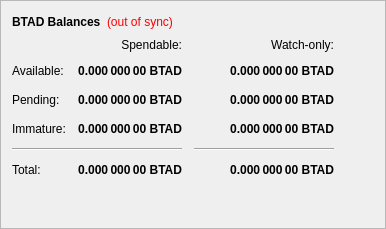
        <widget class="QFrame" name="frame">
         <property name="frameShape">
          <enum>QFrame::StyledPanel</enum>
         </property>
         <property name="frameShadow">
          <enum>QFrame::Raised</enum>
         </property>
         <layout class="QVBoxLayout" name="verticalLayout_4">
          <item>
           <layout class="QHBoxLayout" name="horizontalLayout_4">
            <item>
             <widget class="QLabel" name="label_5">
              <property name="font">
               <font>
                <weight>75</weight>
                <bold>true</bold>
               </font>
              </property>
              <property name="text">
               <string>BTAD Balances</string>
              </property>
             </widget>
            </item>
            <item>
             <widget class="QLabel" name="labelWalletStatus">
              <property name="cursor">
               <cursorShape>WhatsThisCursor</cursorShape>
              </property>
              <property name="toolTip">
               <string>The displayed information may be out of date. Your wallet automatically synchronizes with the BitcoinAdult network after a connection is established, but this process has not completed yet.</string>
              </property>
              <property name="styleSheet">
               <string notr="true">QLabel { color: red; }</string>
              </property>
              <property name="text">
               <string notr="true">(out of sync)</string>
              </property>
              <property name="alignment">
               <set>Qt::AlignLeading|Qt::AlignLeft|Qt::AlignVCenter</set>
              </property>
             </widget>
            </item>
            <item>
             <spacer name="horizontalSpacer_3">
              <property name="orientation">
               <enum>Qt::Horizontal</enum>
              </property>
              <property name="sizeHint" stdset="0">
               <size>
                <width>40</width>
                <height>20</height>
               </size>
              </property>
             </spacer>
            </item>
           </layout>
          </item>
          <item>
           <layout class="QGridLayout" name="gridLayout">
            <property name="spacing">
             <number>12</number>
            </property>
            <item row="2" column="2">
             <widget class="QLabel" name="labelWatchPending">
              <property name="font">
               <font>
                <weight>75</weight>
                <bold>true</bold>
               </font>
              </property>
              <property name="cursor">
               <cursorShape>IBeamCursor</cursorShape>
              </property>
              <property name="toolTip">
               <string>Unconfirmed transactions to watch-only addresses</string>
              </property>
              <property name="text">
               <string notr="true">0.000 000 00 BTAD</string>
              </property>
              <property name="alignment">
               <set>Qt::AlignRight|Qt::AlignTrailing|Qt::AlignVCenter</set>
              </property>
              <property name="textInteractionFlags">
               <set>Qt::LinksAccessibleByMouse|Qt::TextSelectableByKeyboard|Qt::TextSelectableByMouse</set>
              </property>
             </widget>
            </item>
            <item row="2" column="1">
             <widget class="QLabel" name="labelUnconfirmed">
              <property name="font">
               <font>
                <weight>75</weight>
                <bold>true</bold>
               </font>
              </property>
              <property name="cursor">
               <cursorShape>IBeamCursor</cursorShape>
              </property>
              <property name="toolTip">
               <string>Total of transactions that have yet to be confirmed, and do not yet count toward the spendable balance</string>
              </property>
              <property name="text">
               <string notr="true">0.000 000 00 BTAD</string>
              </property>
              <property name="alignment">
               <set>Qt::AlignRight|Qt::AlignTrailing|Qt::AlignVCenter</set>
              </property>
              <property name="textInteractionFlags">
               <set>Qt::LinksAccessibleByMouse|Qt::TextSelectableByKeyboard|Qt::TextSelectableByMouse</set>
              </property>
             </widget>
            </item>
            <item row="3" column="2">
             <widget class="QLabel" name="labelWatchImmature">
              <property name="font">
               <font>
                <weight>75</weight>
                <bold>true</bold>
               </font>
              </property>
              <property name="cursor">
               <cursorShape>IBeamCursor</cursorShape>
              </property>
              <property name="toolTip">
               <string>Staked or masternode rewards in watch-only addresses that has not yet matured</string>
              </property>
              <property name="text">
               <string notr="true">0.000 000 00 BTAD</string>
              </property>
              <property name="alignment">
               <set>Qt::AlignRight|Qt::AlignTrailing|Qt::AlignVCenter</set>
              </property>
              <property name="textInteractionFlags">
               <set>Qt::LinksAccessibleByMouse|Qt::TextSelectableByKeyboard|Qt::TextSelectableByMouse</set>
              </property>
             </widget>
            </item>
            <item row="4" column="0" colspan="2">
             <widget class="Line" name="lineSpendableBalance">
              <property name="orientation">
               <enum>Qt::Horizontal</enum>
              </property>
             </widget>
            </item>
            <item row="4" column="2">
             <widget class="Line" name="lineWatchBalance">
              <property name="sizePolicy">
               <sizepolicy hsizetype="Preferred" vsizetype="Fixed">
                <horstretch>0</horstretch>
                <verstretch>0</verstretch>
               </sizepolicy>
              </property>
              <property name="minimumSize">
               <size>
                <width>140</width>
                <height>0</height>
               </size>
              </property>
              <property name="orientation">
               <enum>Qt::Horizontal</enum>
              </property>
             </widget>
            </item>
            <item row="5" column="0">
             <widget class="QLabel" name="labelTotalText">
              <property name="text">
               <string>Total:</string>
              </property>
             </widget>
            </item>
            <item row="3" column="1">
             <widget class="QLabel" name="labelImmature">
              <property name="font">
               <font>
                <weight>75</weight>
                <bold>true</bold>
               </font>
              </property>
              <property name="cursor">
               <cursorShape>IBeamCursor</cursorShape>
              </property>
              <property name="toolTip">
               <string>Staked or masternode rewards that has not yet matured</string>
              </property>
              <property name="text">
               <string notr="true">0.000 000 00 BTAD</string>
              </property>
              <property name="alignment">
               <set>Qt::AlignRight|Qt::AlignTrailing|Qt::AlignVCenter</set>
              </property>
              <property name="textInteractionFlags">
               <set>Qt::LinksAccessibleByMouse|Qt::TextSelectableByKeyboard|Qt::TextSelectableByMouse</set>
              </property>
             </widget>
            </item>
            <item row="2" column="3">
             <spacer name="horizontalSpacer_2">
              <property name="orientation">
               <enum>Qt::Horizontal</enum>
              </property>
              <property name="sizeHint" stdset="0">
               <size>
                <width>40</width>
                <height>20</height>
               </size>
              </property>
             </spacer>
            </item>
            <item row="3" column="0">
             <widget class="QLabel" name="labelImmatureText">
              <property name="text">
               <string>Immature:</string>
              </property>
             </widget>
            </item>
            <item row="5" column="1">
             <widget class="QLabel" name="labelTotal">
              <property name="font">
               <font>
                <weight>75</weight>
                <bold>true</bold>
               </font>
              </property>
              <property name="cursor">
               <cursorShape>IBeamCursor</cursorShape>
              </property>
              <property name="toolTip">
               <string>Your current total balance</string>
              </property>
              <property name="text">
               <string notr="true">0.000 000 00 BTAD</string>
              </property>
              <property name="alignment">
               <set>Qt::AlignRight|Qt::AlignTrailing|Qt::AlignVCenter</set>
              </property>
              <property name="textInteractionFlags">
               <set>Qt::LinksAccessibleByMouse|Qt::TextSelectableByKeyboard|Qt::TextSelectableByMouse</set>
              </property>
             </widget>
            </item>
            <item row="5" column="2">
             <widget class="QLabel" name="labelWatchTotal">
              <property name="font">
               <font>
                <weight>75</weight>
                <bold>true</bold>
               </font>
              </property>
              <property name="cursor">
               <cursorShape>IBeamCursor</cursorShape>
              </property>
              <property name="toolTip">
               <string>Current total balance in watch-only addresses</string>
              </property>
              <property name="text">
               <string notr="true">0.000 000 00 BTAD</string>
              </property>
              <property name="alignment">
               <set>Qt::AlignRight|Qt::AlignTrailing|Qt::AlignVCenter</set>
              </property>
              <property name="textInteractionFlags">
               <set>Qt::LinksAccessibleByMouse|Qt::TextSelectableByKeyboard|Qt::TextSelectableByMouse</set>
              </property>
             </widget>
            </item>
            <item row="0" column="2">
             <widget class="QLabel" name="labelWatchonly">
              <property name="text">
               <string>Watch-only:</string>
              </property>
              <property name="alignment">
               <set>Qt::AlignRight|Qt::AlignTrailing|Qt::AlignVCenter</set>
              </property>
             </widget>
            </item>
            <item row="1" column="0">
             <widget class="QLabel" name="labelBalanceText">
              <property name="text">
               <string>Available:</string>
              </property>
             </widget>
            </item>
            <item row="1" column="1">
             <widget class="QLabel" name="labelBalance">
              <property name="font">
               <font>
                <weight>75</weight>
                <bold>true</bold>
               </font>
              </property>
              <property name="cursor">
               <cursorShape>IBeamCursor</cursorShape>
              </property>
              <property name="toolTip">
               <string>Your current spendable balance</string>
              </property>
              <property name="text">
               <string notr="true">0.000 000 00 BTAD</string>
              </property>
              <property name="alignment">
               <set>Qt::AlignRight|Qt::AlignTrailing|Qt::AlignVCenter</set>
              </property>
              <property name="textInteractionFlags">
               <set>Qt::LinksAccessibleByMouse|Qt::TextSelectableByKeyboard|Qt::TextSelectableByMouse</set>
              </property>
             </widget>
            </item>
            <item row="1" column="2">
             <widget class="QLabel" name="labelWatchAvailable">
              <property name="font">
               <font>
                <weight>75</weight>
                <bold>true</bold>
               </font>
              </property>
              <property name="cursor">
               <cursorShape>IBeamCursor</cursorShape>
              </property>
              <property name="toolTip">
               <string>Your current balance in watch-only addresses</string>
              </property>
              <property name="text">
               <string notr="true">0.000 000 00 BTAD</string>
              </property>
              <property name="alignment">
               <set>Qt::AlignRight|Qt::AlignTrailing|Qt::AlignVCenter</set>
              </property>
              <property name="textInteractionFlags">
               <set>Qt::LinksAccessibleByMouse|Qt::TextSelectableByKeyboard|Qt::TextSelectableByMouse</set>
              </property>
             </widget>
            </item>
            <item row="2" column="0">
             <widget class="QLabel" name="labelPendingText">
              <property name="text">
               <string>Pending:</string>
              </property>
             </widget>
            </item>
            <item row="0" column="1">
             <widget class="QLabel" name="labelSpendable">
              <property name="text">
               <string>Spendable:</string>
              </property>
              <property name="alignment">
               <set>Qt::AlignRight|Qt::AlignTrailing|Qt::AlignVCenter</set>
              </property>
             </widget>
            </item>
           </layout>
          </item>
          <item>
           <spacer name="verticalSpacer_4">
            <property name="orientation">
             <enum>Qt::Vertical</enum>
            </property>
            <property name="sizeHint" stdset="0">
             <size>
              <width>20</width>
              <height>40</height>
             </size>
            </property>
           </spacer>
          </item>
         </layout>
        </widget>
